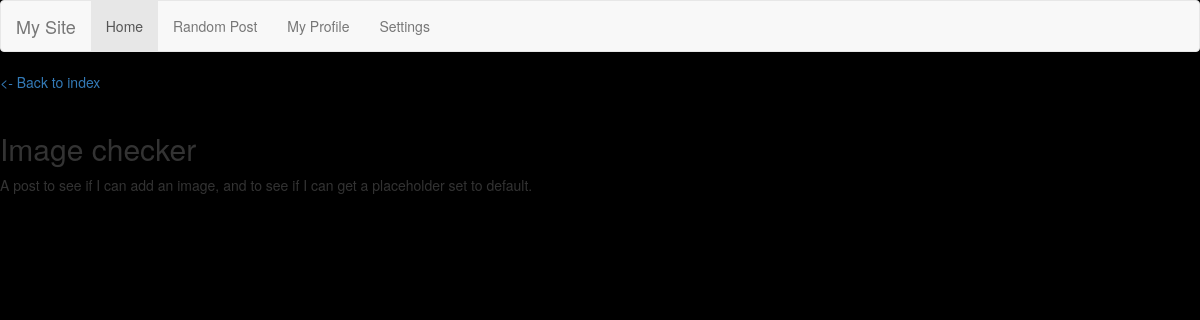
Screenshot of /post/image-checker-post with the database file from the repository.
### blog/models.py (models this page shows, shortened)
class Post(models.Model):
    title =models.CharField(max_length=255)
    slug = models.SlugField(max_length=255, unique=True)
    summary = models.CharField(max_length=300)
    content = models.TextField()
    published = models.BooleanField(default=True)
    created = models.DateTimeField(auto_now_add=True)
    image = models.ImageField(upload_to='img')
    class Meta:
        ordering = ['-created']

### blog/views.py (the view)
# urls.py: url(r'^post/(.*)$', blog_views.post),
def post(request, slug):
    print(slug)
    posts = Post.objects.all()
    return render_to_response('post.html', {
        'post':get_object_or_404(Post, slug=slug),
        'posts': posts
    })

### blog/templates/post.html (shortened to what this page needs)
{% extends 'single-template.html' %}
{% block content %}
    <a href="/"><- Back to index</a></br></br>
    <h2>{{ post.title }}</h2>
    <div>
        {{ post.content|linebreaks }}
    </div>
{% endblock %}

### blog/static/css/style.css (style rules this page uses)
body { background:#000 !important; }

### rows the page displays
Post: title "Image checker", content "A post to see if I can add an image, and to see if I can get a placeholder set to default."
